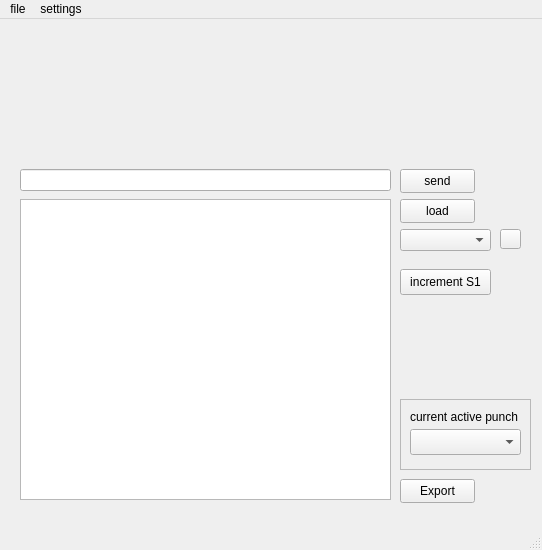
<?xml version="1.0" encoding="UTF-8"?>
<ui version="4.0">
 <class>GCoder</class>
 <widget class="QMainWindow" name="GCoder">
  <property name="geometry">
   <rect>
    <x>0</x>
    <y>0</y>
    <width>542</width>
    <height>550</height>
   </rect>
  </property>
  <property name="windowTitle">
   <string>GCoder</string>
  </property>
  <widget class="QWidget" name="centralwidget">
   <widget class="QLineEdit" name="legcode">
    <property name="geometry">
     <rect>
      <x>20</x>
      <y>150</y>
      <width>371</width>
      <height>22</height>
     </rect>
    </property>
   </widget>
   <widget class="QPushButton" name="pbsend">
    <property name="geometry">
     <rect>
      <x>400</x>
      <y>150</y>
      <width>75</width>
      <height>24</height>
     </rect>
    </property>
    <property name="text">
     <string>send</string>
    </property>
   </widget>
   <widget class="QTextEdit" name="telog">
    <property name="geometry">
     <rect>
      <x>20</x>
      <y>180</y>
      <width>371</width>
      <height>301</height>
     </rect>
    </property>
   </widget>
   <widget class="QLabel" name="label">
    <property name="geometry">
     <rect>
      <x>28</x>
      <y>20</y>
      <width>461</width>
      <height>111</height>
     </rect>
    </property>
    <property name="text">
     <string/>
    </property>
    <property name="pixmap">
     <pixmap>Gcoder_banner.png</pixmap>
    </property>
   </widget>
   <widget class="QComboBox" name="cbCOM">
    <property name="geometry">
     <rect>
      <x>400</x>
      <y>210</y>
      <width>91</width>
      <height>22</height>
     </rect>
    </property>
   </widget>
   <widget class="QPushButton" name="pbload">
    <property name="geometry">
     <rect>
      <x>400</x>
      <y>180</y>
      <width>75</width>
      <height>24</height>
     </rect>
    </property>
    <property name="text">
     <string>load</string>
    </property>
   </widget>
   <widget class="QPushButton" name="pbexport">
    <property name="geometry">
     <rect>
      <x>400</x>
      <y>460</y>
      <width>75</width>
      <height>24</height>
     </rect>
    </property>
    <property name="text">
     <string>Export</string>
    </property>
   </widget>
   <widget class="QToolButton" name="tb_refresh_com">
    <property name="geometry">
     <rect>
      <x>500</x>
      <y>210</y>
      <width>21</width>
      <height>20</height>
     </rect>
    </property>
    <property name="text">
     <string/>
    </property>
    <property name="icon">
     <iconset theme="QIcon::ThemeIcon::ViewRefresh"/>
    </property>
   </widget>
   <widget class="QPushButton" name="pb_increment">
    <property name="geometry">
     <rect>
      <x>400</x>
      <y>250</y>
      <width>91</width>
      <height>26</height>
     </rect>
    </property>
    <property name="text">
     <string>increment S1</string>
    </property>
   </widget>
   <widget class="QFrame" name="frame">
    <property name="geometry">
     <rect>
      <x>400</x>
      <y>380</y>
      <width>131</width>
      <height>71</height>
     </rect>
    </property>
    <property name="autoFillBackground">
     <bool>false</bool>
    </property>
    <property name="frameShape">
     <enum>QFrame::Shape::StyledPanel</enum>
    </property>
    <property name="frameShadow">
     <enum>QFrame::Shadow::Raised</enum>
    </property>
    <widget class="QComboBox" name="cb_PunchChanger">
     <property name="geometry">
      <rect>
       <x>10</x>
       <y>30</y>
       <width>111</width>
       <height>26</height>
      </rect>
     </property>
    </widget>
    <widget class="QLabel" name="label_2">
     <property name="geometry">
      <rect>
       <x>10</x>
       <y>10</y>
       <width>111</width>
       <height>16</height>
      </rect>
     </property>
     <property name="text">
      <string>current active punch</string>
     </property>
    </widget>
   </widget>
  </widget>
  <widget class="QMenuBar" name="menubar">
   <property name="geometry">
    <rect>
     <x>0</x>
     <y>0</y>
     <width>542</width>
     <height>33</height>
    </rect>
   </property>
   <widget class="QMenu" name="menusettings">
    <property name="title">
     <string>settings</string>
    </property>
    <addaction name="mb_settings_PunchSetup"/>
    <addaction name="mb_settings_SetCurrentPunchPosition"/>
   </widget>
   <widget class="QMenu" name="menufile">
    <property name="title">
     <string>file</string>
    </property>
    <widget class="QMenu" name="menuexport">
     <property name="title">
      <string>export</string>
     </property>
     <addaction name="mb_file_export_PunchSettings"/>
    </widget>
    <widget class="QMenu" name="menuimport">
     <property name="title">
      <string>import</string>
     </property>
     <addaction name="mb_file_import_PunchSettings"/>
    </widget>
    <addaction name="menuexport"/>
    <addaction name="menuimport"/>
   </widget>
   <addaction name="menufile"/>
   <addaction name="menusettings"/>
  </widget>
  <widget class="QStatusBar" name="statusbar"/>
  <action name="mb_settings_PunchSetup">
   <property name="text">
    <string>punch setup</string>
   </property>
  </action>
  <action name="mb_file_export_PunchSettings">
   <property name="text">
    <string>punch settings (JSON)</string>
   </property>
  </action>
  <action name="mb_file_import_PunchSettings">
   <property name="text">
    <string>punch settings (JSON)</string>
   </property>
  </action>
  <action name="mb_settings_SetCurrentPunchPosition">
   <property name="text">
    <string>set current punch positon</string>
   </property>
  </action>
 </widget>
 <resources/>
 <connections/>
</ui>
